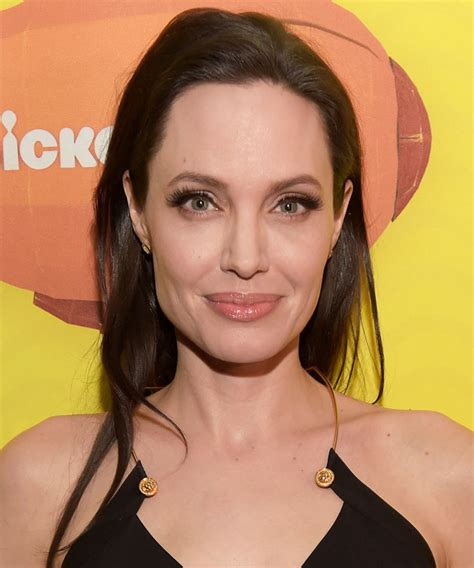
#> input picture client/angelina4.jpg, 474 x 568 px, found by its file name
$ jupyter execute --allow-errors celebrity_classification-Copy1.ipynb   (shell and % lines are left out)
#> lines starting #> are read from the running program, lines starting #| are printed output that depends on the picture; after the words box and inside, x2 and y2 are one past the last pixel; in counts of white or black regions, pixels touching at a corner belong together
[cell 1]
import numpy as np
import cv2
import matplotlib
from matplotlib import pyplot as plt

# Using haar cascades to detect facial features from an image

#An image might contain multiple faces, also the face can be obstructed and not clear. The first step in our pre-processing pipeline is to detect faces from an image. Once face is detected, we will detect eyes, if two eyes are detected then only we keep that image otherwise discard it. We will use haar cascade from opencv for this. Source: https://opencv-python-tutroals.readthedocs.io/en/latest/py_tutorials/py_objdetect/py_face_detection/py_face_detection.html?highlight=haar

[cell 2]
#x,y and rgb values are represented by number 3
img = cv2.imread('./test_images/angelina4.jpg')
#> img is the input picture: shape (568, 474, 3); mean B, G, R 88.3, 131.3, 177
img.shape
#> Out = (568, 474, 3)

[cell 3]
plt.imshow(img)

[cell 4]
gray = cv2.cvtColor(img, cv2.COLOR_BGR2GRAY)
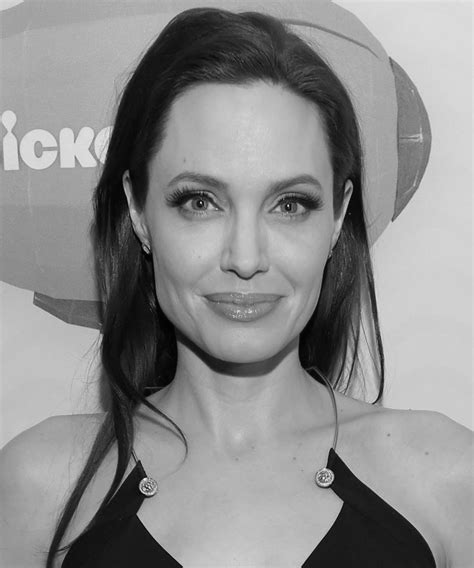
#> gray: shape (568, 474); min 1, max 247, mean 140.1
gray.shape
#> Out = (568, 474)

[cell 5]
gray

[cell 6]
plt.imshow(gray, cmap='gray')

[cell 7]
face_cascade = cv2.CascadeClassifier('./opencv/haarcascades/haarcascade_frontalface_default.xml')
eye_cascade = cv2.CascadeClassifier('./opencv/haarcascades/haarcascade_eye.xml')

faces = face_cascade.detectMultiScale(gray, 1.3, 5)
#> faces = [[131, 116, 235, 235]]
faces
#> Out = [[131, 116, 235, 235]]

[cell 8]
(x,y,w,h) = faces[0]
#> x = 131; y = 116; w = 235; h = 235
x,y,w,h
#> Out = (131, 116, 235, 235)

[cell 9]
face_img = cv2.rectangle(img,(x,y),(x+w,y+h),(255,0,0),2)
plt.imshow(face_img)

[cell 10]
cv2.destroyAllWindows()
for (x,y,w,h) in faces:
    face_img = cv2.rectangle(img,(x,y),(x+w,y+h),(255,0,0),2)
    roi_gray = gray[y:y+h, x:x+w]
    roi_color = face_img[y:y+h, x:x+w]
    eyes = eye_cascade.detectMultiScale(roi_gray)
    for (ex,ey,ew,eh) in eyes:
        cv2.rectangle(roi_color,(ex,ey),(ex+ew,ey+eh),(0,255,0),2)
#> this loop made 1 pass
#> (x, y, w, h, eyes) on pass 1: (131, 116, 235, 235, [[35, 56, 59, 59], [131, 62, 55, 55]])
#> pass 1, `roi_color = face_img[y:y+h, x:x+w]`:
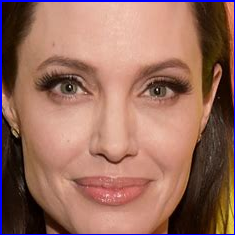
#> roi_color: shape (235, 235, 3); mean B, G, R 95.2, 108.4, 152.7
#> after the loop:
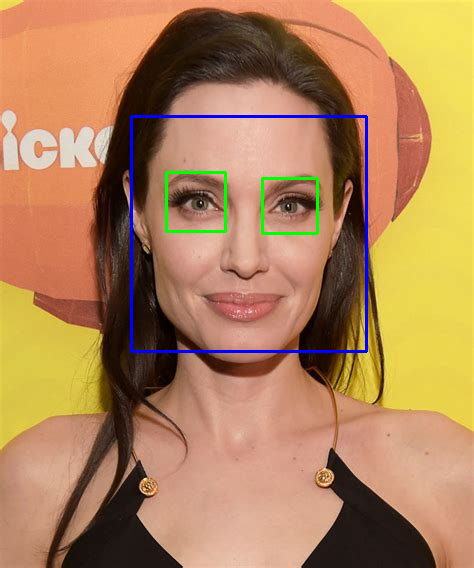
#> img: shape (568, 474, 3); mean B, G, R 89.7, 131, 174.7
#> after the loop:
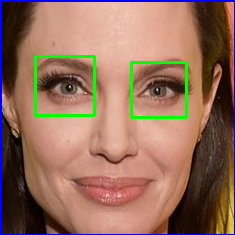
#> roi_color: shape (235, 235, 3); 2.46% of pixels changed, all inside (x1, y1, x2, y2) = (34, 55, 188, 119)


plt.figure()
plt.imshow(face_img, cmap='gray')
plt.show()

# Preprocessing: Crop the facial region of the image

[cell 11]
plt.imshow(roi_color, cmap='gray')

[cell 12]
cropped_img = np.array(roi_color)
cropped_img.shape
#> Out = (235, 235, 3)

# Wavelet transform for feature engineering

#In wavelet transformed image, you can see edges clearly and that can give us clues on various facial features such as eyes, nose, lips etc

[cell 13]
import numpy as np
import pywt
import cv2

def w2d(img, mode='haar', level=1):
#> called with mode = 'db1', level = 5
    imArray = img
    #Datatype conversions
    #convert to grayscale
    imArray = cv2.cvtColor( imArray,cv2.COLOR_RGB2GRAY )
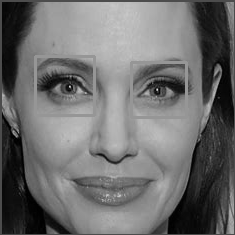
#> imArray: shape (235, 235); min 0, max 225, mean 109.8
    #convert to float
    imArray =  np.float32(imArray)
    imArray /= 255;
    # compute coefficients
    # 2 types: approximation and detail
    # approximation : 1 set
    # detail: n sets depending on level
    coeffs=pywt.wavedec2(imArray, mode, level=level)
#> coeffs = 6 items

    #Process Coefficients
    coeffs_H=list(coeffs)
#> coeffs_H = 6 items
    #print(coeffs_H)
    coeffs_H[0] *= 0;
    #print(coeffs_H[0])

    # reconstruction
    imArray_H=pywt.waverec2(coeffs_H, mode);
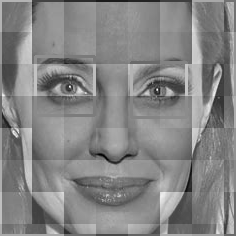
#> imArray_H: shape (236, 236) float32; min -0.516, max 0.471, mean -0.000944; drawn with min black and max white
    #print(imArray_H)
    imArray_H *= 255;
    #used for arrays representing images
    imArray_H =  np.uint8(imArray_H)
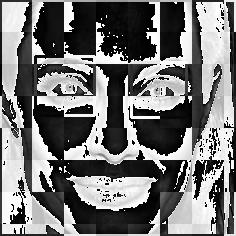
#> imArray_H: shape (236, 236); min 0, max 255, mean 116.9
    print(imArray_H)
#> (printed output is left out)

    return imArray_H

[cell 14]
im_har = w2d(cropped_img,'db1',5)
plt.imshow(im_har, cmap='gray')

[cell 15]
im_har = w2d(cropped_img,'db1',5)
#> (printed output is left out)
plt.imshow(im_har, cmap='gray')

[cell 16]
im_har = w2d(cropped_img,'db1',5)
#> (printed output is left out)
plt.imshow(im_har, cmap='gray')

[cell 17]
# To retrieve only faces which have 2 visible eyes, discard others

def get_cropped_image_if_2_eyes(image_path):
#> called with image_path = './test_images/angelina4.jpg'
    img = cv2.imread(image_path)
    gray = cv2.cvtColor(img, cv2.COLOR_BGR2GRAY)
    faces = face_cascade.detectMultiScale(gray, 1.3, 5)
#> faces = [[131, 116, 235, 235]]
    for (x,y,w,h) in faces:
        roi_gray = gray[y:y+h, x:x+w]
        roi_color = img[y:y+h, x:x+w]
        eyes = eye_cascade.detectMultiScale(roi_gray)
        if len(eyes) >= 2:
            return roi_color
#> this loop made 1 pass
#> pass 1, in get_cropped_image_if_2_eyes, `roi_color = img[y:y+h, x:x+w]`:
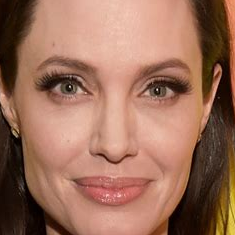
#> roi_color: shape (235, 235, 3); mean B, G, R 90.2, 110.5, 155.8

[cell 18]
original_image = cv2.imread('./test_images/angelina4.jpg')
plt.imshow(original_image)

[cell 19]
cropped_image = get_cropped_image_if_2_eyes('./test_images/angelina4.jpg')
plt.imshow(cropped_image)

**In below image face is not very clear and it doesn't have two eyes clearly visible**

[cell 20]
org_image_obstructed = cv2.imread('./test_images/leo_sunglasses1.jpg')
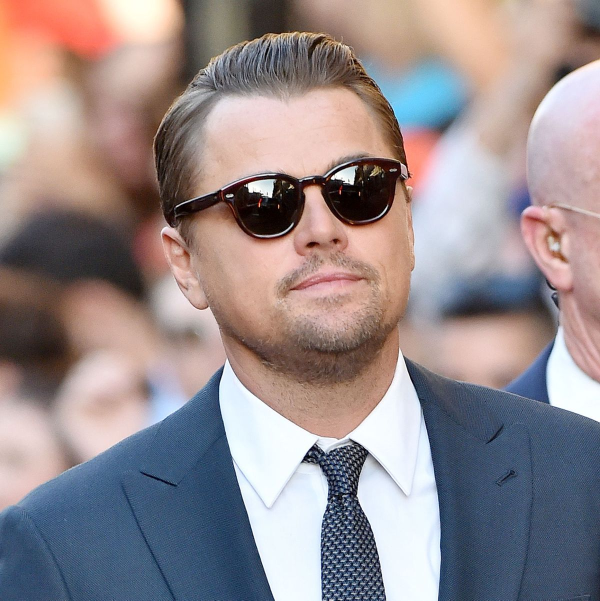
#> input picture client/leo_sunglasses1.jpg, 1200 x 1201 px, found by its file name (shown at 1/2 size)
#> org_image_obstructed is the input picture: shape (1201, 1200, 3); mean B, G, R 140.7, 138.7, 150.7
plt.imshow(org_image_obstructed)

[cell 21]
cropped_image_org_image_obstructed = get_cropped_image_if_2_eyes('./test_images/leo_sunglasses1.jpg')
#> call 2 of get_cropped_image_if_2_eyes, with image_path = './test_images/leo_sunglasses1.jpg'
#> in get_cropped_image_if_2_eyes (call 2), `gray = cv2.cvtColor(img, cv2.COLOR_BGR2GRAY)`:
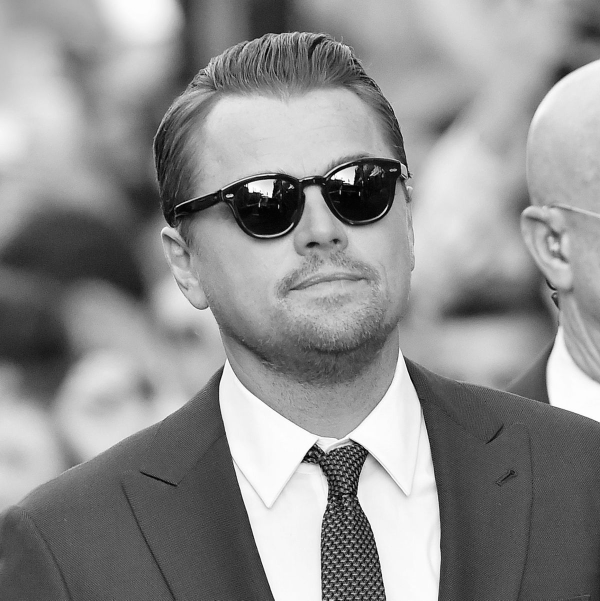
#> gray: shape (1201, 1200) (shown at 1/2 size); min 0, max 255, mean 142.5
#> in get_cropped_image_if_2_eyes (call 2), `faces = face_cascade.detectMultiScale(gray, 1.3, 5)`: faces = ()
print(cropped_image_org_image_obstructed)

[cell 22]
cropped_image_no_2_eyes = get_cropped_image_if_2_eyes('./test_images/angelina4.jpg')
#> the loop in get_cropped_image_if_2_eyes, `for (x,y,w,h) in faces:` made 1 pass
cropped_image_no_2_eyes

# Creating a cropped folder containing images of face

[cell 23]
path_to_data = "./dataset/"
path_to_cr_data = "./dataset/cropped/"

[cell 24]
import os
img_dirs = []
#> (the rest of this cell did not finish here and is left out)

[cell 25]
img_dirs

[cell 26]
import shutil
if os.path.exists(path_to_cr_data):
     shutil.rmtree(path_to_cr_data)
os.mkdir(path_to_cr_data)

[cell 27]
cropped_image_dirs = []
celebrity_file_names_dict = {}

for img_dir in img_dirs:

    count = 1
    celebrity_name = img_dir.split('/')[-1]
    celebrity_file_names_dict[celebrity_name] = []
    l = ['./dataset/cropped\Angelina Jolie']

    for entry in os.scandir(img_dir):
        if entry.path not in l:
            roi_color = get_cropped_image_if_2_eyes(entry.path)

            if roi_color is not None:
                cropped_folder = path_to_cr_data + celebrity_name

                if not os.path.exists(cropped_folder):
                    os.makedirs(cropped_folder)
                    cropped_image_dirs.append(cropped_folder)
                    print("Generating cropped images in folder: ",cropped_folder)

                cropped_file_name = celebrity_name + str(count) + ".png"
                cropped_file_path = cropped_folder + "/" + cropped_file_name

                cv2.imwrite(cropped_file_path, roi_color)

                celebrity_file_names_dict[celebrity_name].append(cropped_file_path)
                count += 1

[cell 28]
# Manually examine cropped folder and delete any unwanted images

[cell 29]
celebrity_file_names_dict = {}
for img_dir in cropped_image_dirs:
    celebrity_name = img_dir.split('/')[-1]
    file_list = []
    for entry in os.scandir(img_dir):
        file_list.append(entry.path)
    celebrity_file_names_dict[celebrity_name] = file_list
celebrity_file_names_dict

[cell 30]
class_dict = {}
count = 0
for celebrity_name in celebrity_file_names_dict.keys():
    class_dict[celebrity_name] = count
    count = count + 1
class_dict
